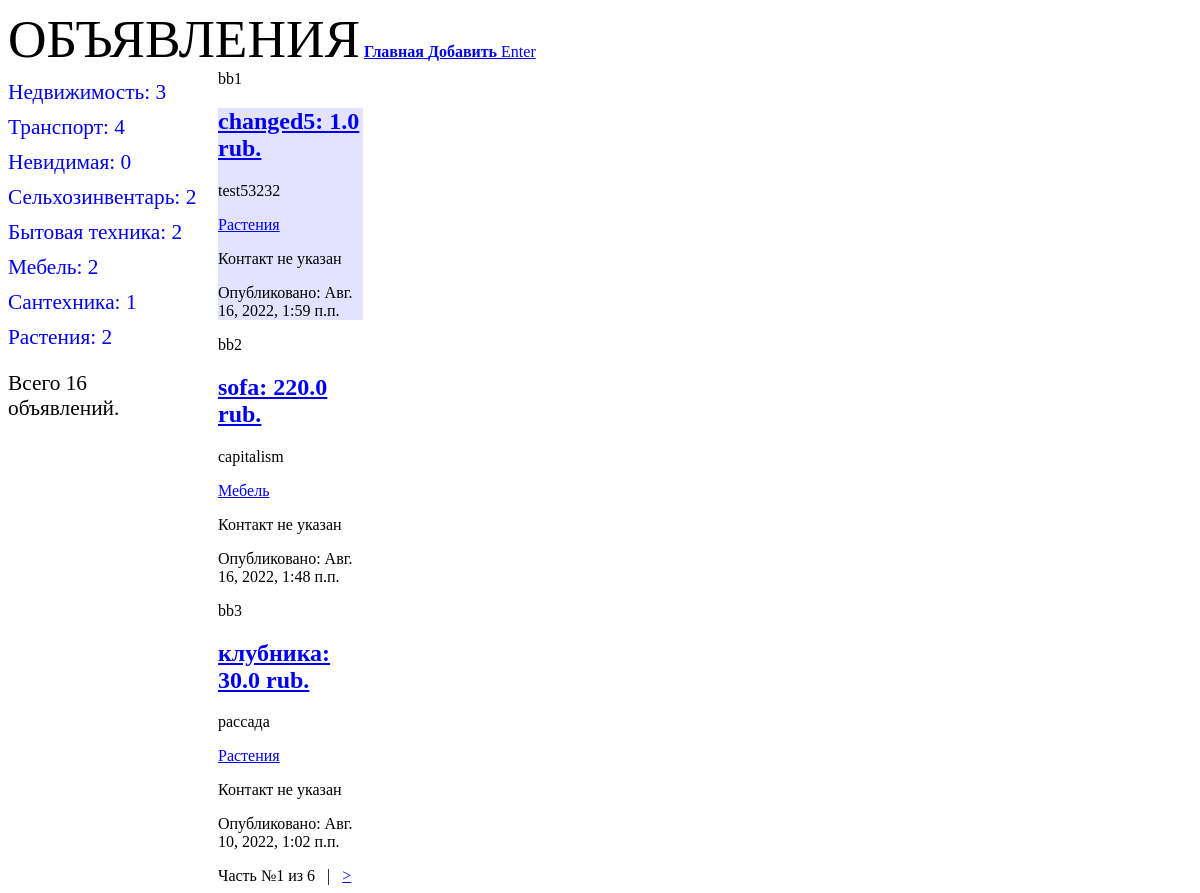
/bboard/, run on the app's committed database.
### bboard/models.py (models this page shows, shortened)
class Rubric(models.Model) :
    def get_absolute_url(self):
        return f'/bboard/{self.pk}'
    name = models.CharField(
        max_length=20, db_index=True, verbose_name='Название'
        )
    show = models.BooleanField(default=True)    # Не дает возможность выбрать рубрику False
    class Meta:
        verbose_name_plural = 'Рубрики'
        verbose_name        = 'Рубрика'
        ordering            = ['name']

class Bb(models.Model):
    class Kinds(models.TextChoices):
                    BUY = 'b', 'Куплю'
                    SELL = 's', 'Продам'
                    EXCHANGE = 'с', 'Обменяю'
                    RENT = 'r'
                    __empty__ = 'Выберите тип публикуемого объявления'
    kind = models.CharField(
        max_length=1,choices=Kinds.choices,default=Kinds.SELL
        )
    title = models.CharField(
        max_length=50, verbose_name='Товар',
        validators=[validators.MinLengthValidator(get_min_length)],
                                    )
    content = models.TextField(
        null=True, blank=True, verbose_name='Описание'
        )
    price = models.FloatField(
        null=True, blank=True, verbose_name="Цена",
        )
    published = models.DateTimeField(
        auto_now_add=True, db_index=True, verbose_name="Опубликовано"
        )
    changed = models.DateTimeField(
        auto_now=True, db_index=True, verbose_name="Изменено"
        )
    rubric = models.ForeignKey(
        'Rubric', null=True, on_delete=models.PROTECT, verbose_name='Рубрика',
        limit_choices_to={'show': True} #  limit_choices_to в форме работает но отображается на сайте
        )
    class Meta:
        verbose_name_plural = 'Объявления'
        verbose_name        = 'Объявление'
        ordering            = ['-published']
        unique_together     = ('title', 'price')    # Ограничение на уже имеющуюся комбинацию в БД
    def title_and_price(self):
        if self.price:
            return f'{self.title}: {self.price} rub.'
        else:
            return self.title

### bboard/views.py (the view)
# urls.py: path('', index, name='index'),
def index(request):
    if request.method == 'GET':     # не обязательно
        bbs       = Bb.objects.all()
        paginator = Paginator(bbs, 3)
        if "page" in request.GET:
            page_num = request.GET['page']
        else:
            page_num = 1
        page = paginator.get_page(page_num)
        context   = {'bbs': page.object_list, 'rubrics': rubricsAll, 'rc': RC, 'page': page, 'bbstotal': bbs}
        return render(request, 'bboard/index.html', context)
    else:
        return HTTPResponse('Wrong method: 405')

### bboard/templates/bboard/index.html (shortened to what this page needs)
{% extends "layout/basic.html" %}
{% block content %}
{% if bbs %}
    {% for bb in bbs %}
        {% cycle 'bb1' 'bb2' 'bb3' as currentclass %}
        <div class={{currentclass}}>
            <h2 ><a href="{% url 'detail' pk=bb.pk %}">{{ bb.title_and_price }}</a></h2>
            <p>{{ bb.content }}</p>
            <p><a href="/bboard/{{ bb.rubric.pk }}/">
                    {{ bb.rubric.name }}</a></p>
            {% firstof bb.phone bb.email 'Контакт не указан' %}
            <p >Опубликовано: {{ bb.published|date:"DATETIME_FORMAT" }}</p>
        </div>
    {% endfor %}
{% else %}
        <p><h3>Объявлений нет</h3></p>
{% endif %}
<div>
        Часть №{{ page.number }} из {{ page.paginator.num_pages }}
    {% if page.has_next %}
        &nbsp;&nbsp;|&nbsp;&nbsp;
        <a href="?page={{ page.next_page_number }}">&gt;</a>
    {% endif %}
</div>
{% endblock %}

### bboard/templates/layout/basic.html (shortened to what this page needs)
{% load static %}
<!DOCTYPE html>
<html>
<head>
</head>
<body>
    <header>
        <hl>Объявления</hl>
        <link rel="stylesheet" type="text/css" href="{% static 'bboard/style.css' %}">
        <a href="{% url 'index' %}"><b>Главная</b></а>
        <a href="{% url 'add' %}"><b>Добавить</b></а>
        {% if user.is_authenticated %}
            <a href="/accounts/logout/">Exit</a>
            {{ user.username }}
        {% else %}
            <a href="/accounts/login/">Enter</a>
        {% endif %}
    </header>
    <nav>
        {% for rubric in rc %}
            <a href="{{ rubric.get_absolute_url }}">
                {{ rubric.name }}: {{ rubric.bb__count }}
            </a>
        {% endfor %}
        {% with bb_count=bbstotal.count %}
            {% if bb_count > 0 %}
                <p>Всего {{ bb_count }} объявлений.</p>
            {% endif %}
        {% endwith %}
    </nav>
    <section>
        {% block content %}
        {% endblock %}
    </section>
</body>
</html>

### bboard/static/bboard/style.css (style rules this page uses)
header hl { font-size: 40pt; text-transform: uppercase; text-align: center; }
nav { font-size: 16pt; width: 190px; float: left; }
nav a { display: block; margin: 10px 0px; text-decoration: none; }
section { margin-left: 210px; margin-right: 70%; }
section .bb1 { background-color: rgba(0, 0, 255, 0.11); }

### data on the page
Rubric: name "Недвижимость", bb__count "3"
Rubric: name "Транспорт", bb__count "4"
Rubric: name "Невидимая", bb__count "0"
Rubric: name "Сельхозинвентарь", bb__count "2"
Rubric: name "Бытовая техника", bb__count "2"
Rubric: name "Мебель", bb__count "2"
Rubric: name "Сантехника", bb__count "1"
Rubric: name "Растения", bb__count "2"
Bb: title_and_price "changed5: 1.0 rub.", content "test53232", rubric.name "Растения", phone "Контакт не указан", published "Авг. 16, 2022, 1:59 п.п."
Bb: title_and_price "sofa: 220.0 rub.", content "capitalism", rubric.name "Мебель", phone "Контакт не указан", published "Авг. 16, 2022, 1:48 п.п."
Bb: title_and_price "клубника: 30.0 rub.", content "рассада", rubric.name "Растения", phone "Контакт не указан", published "Авг. 10, 2022, 1:02 п.п."

### other printed values
{{ bb_count }} "16"
{{ page.number }} "1"
{{ page.paginator.num_pages }} "6"
